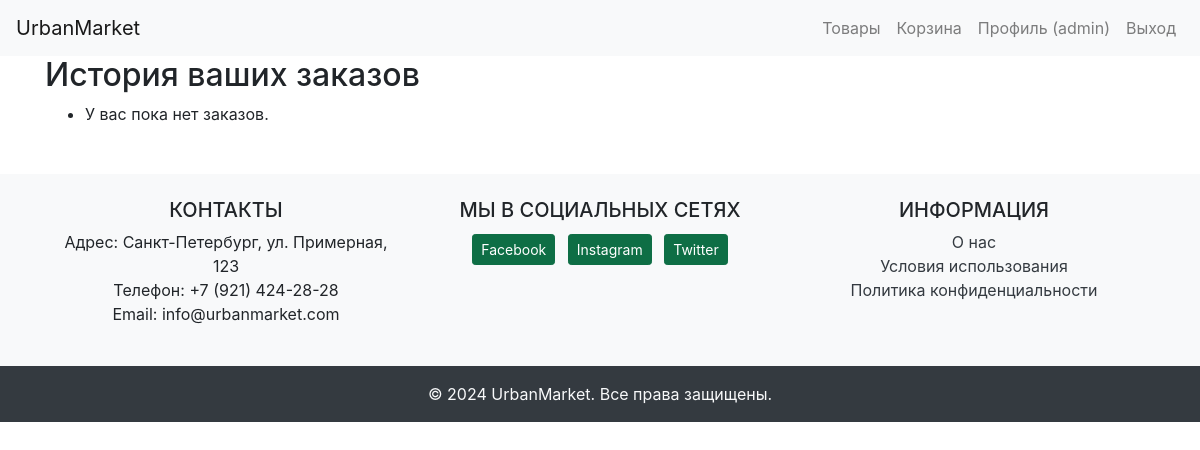
Before: /profile/order_history/ (signed in) with the older database file.
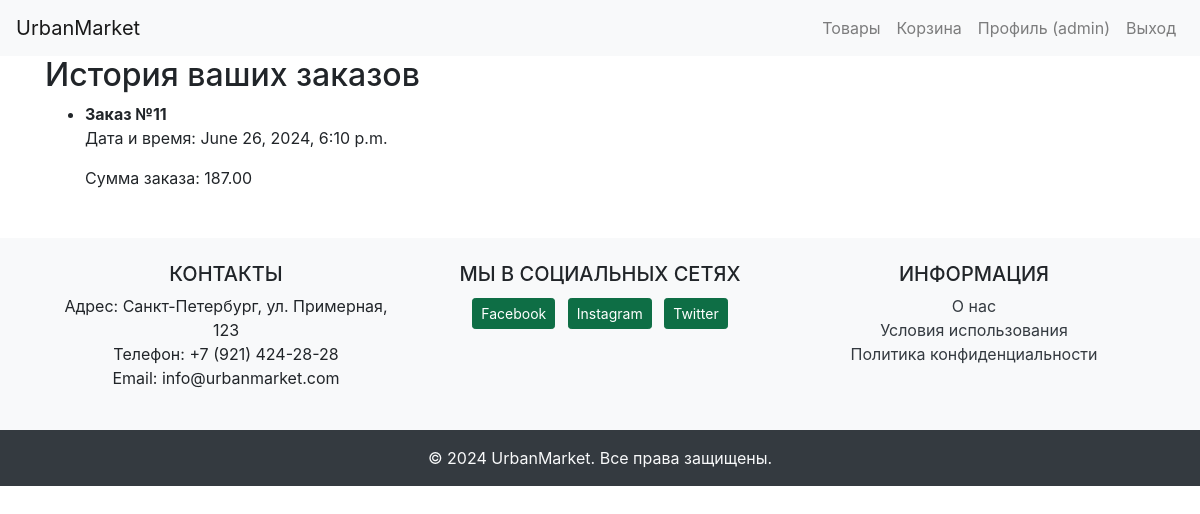
After: the same page with the newer database file.
### shop/models.py (models this page shows, shortened)
class Order(models.Model):
    user = models.ForeignKey(User, on_delete=models.CASCADE)
    items = models.ManyToManyField(CartItem)
    total_cost = models.DecimalField(max_digits=10, decimal_places=2)
    created_at = models.DateTimeField(auto_now_add=True)
    updated_at = models.DateTimeField(auto_now=True)

### shop/views.py (the view)
# urls.py: path('profile/order_history/', views.order_history, name='order_history'),
@login_required
def order_history(request: HttpRequest) -> HttpResponse:
    orders = Order.objects.filter(user=request.user)
    return render(request, 'order_history.html', {'orders': orders})

### shop/templates/order_history.html (shortened to what this page needs)
{% extends 'base.html' %}
{% block content %}
    <h2>История ваших заказов</h2>
    <ul>
        {% for order in orders %}
            <li>
                <strong>Заказ №{{ order.id }}</strong>
                <p>Дата и время: {{ order.created_at }}</p>
                <p>Сумма заказа: {{ order.total_cost }}</p>
            </li>
        {% empty %}
            <li>У вас пока нет заказов.</li>
        {% endfor %}
    </ul>
{% endblock %}

Changed rows visible on the page:
added Order: id "11", created_at "June 26, 2024, 6:10 p.m.", total_cost "187.00"
Other visible differences:
text no longer shown: "У вас пока нет заказов."
